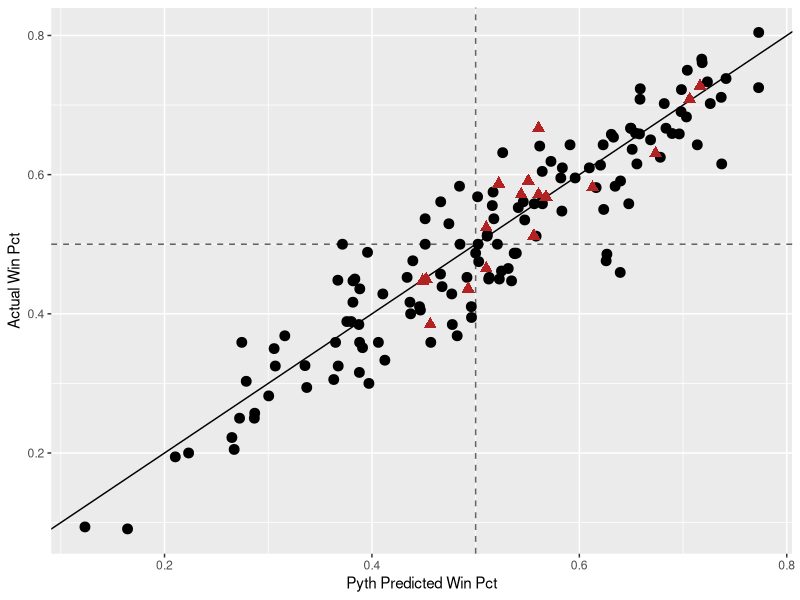

The R script that drew this image:
setwd("~/Google Drive/Courses/8 IIAC Baseball Analytics")

library(xtable)
library(ggplot2)
library(plyr)

# Import IIAC Data
iiacbat=read.csv("IIAC Team Batting.csv")
iiacpitch=read.csv("IIAC Team Pitching.csv")
iiacteam=merge(iiacbat,iiacpitch,by=c("Team","year"))

# Win Percentage and Win/Loss ratio
iiacteam$Win.Pct=with(iiacteam, w/(w+l))
iiacteam$W.L=with(iiacteam, w/l)

# Run Ratio
iiacteam$RDrat=with(iiacteam, r/ra)

# Estimate Model
pyth=lm(log(W.L)~0+log(RDrat), iiacteam)
summary(pyth)

# Predict win Percent
iiacteam$E.Win.Pct=with(iiacteam, r^1.88/(r^1.88+ra^1.88))
iiacteam$Diff=with(iiacteam, (Win.Pct-E.Win.Pct)*100)

# Coe evaluation
Coe=subset(iiacteam, teamID.x=="COE")
xtable(Coe[,c("year","r","ra","Win.Pct","E.Win.Pct","Diff")])

colMeans(Coe[,c("r","ra","Win.Pct","E.Win.Pct","Diff")])

# Team by Team Evaluation
teams.avg=ddply(iiacteam, 
                .(teamID.x), summarize,
                RS=mean(r),
                RA=mean(ra),
                Win.Pct=mean(Win.Pct),
                E.Win.Pct=mean(E.Win.Pct),
                Diff=mean(Diff))

xtable(teams.avg)

# Visualize

ggplot(data=iiacteam, aes(x=r^1.88/(r^1.88+ra^1.88), y=Win.Pct))+
  geom_abline(slope=1,intercept=0)+
  geom_hline(yintercept = 0.5, linetype='dashed', alpha = .6)+
  geom_vline(xintercept = 0.5, linetype='dashed', alpha = .6)+
  geom_point(data = subset(iiacteam, teamID.x != "COE"),
             size = 3)+
  geom_point(data = subset(iiacteam, teamID.x == "COE"),
             color = 'firebrick', 
             shape = 17,
             size = 3)+
  labs(x="Pyth Predicted Win Pct", y="Actual Win Pct")

# Averages
with(iiacteam, mean(r)) #241.7
with(iiacteam, mean(ra)) #230.3
with(iiacteam, mean(G)) # 40.5

# Pyth Evaluated at Averages
(242^1.88/(242^1.88+230^1.88))*40
# 13 Runs for a win

